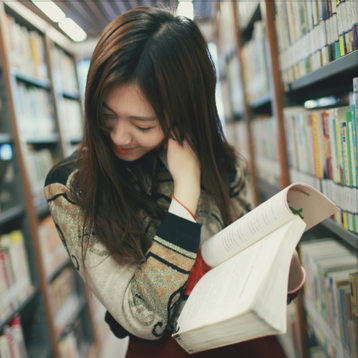
#> input picture PILExercise/girl.png, 358 x 358 px
$ python PILDemo02.py
#> lines starting #> are read from the running program, lines starting #| are printed output that depends on the picture
#!/usr/bin/env python3
# -*- coding: utf-8 -*-

from PIL import Image, ImageFilter

image = Image.open('girl.png', mode='r')
#> image is the input picture: PIL image 358x358 RGBA; mean R, G, B, A 127, 124.7, 112.4, 255
# 模糊化
image2 = image.filter(ImageFilter.BLUR)
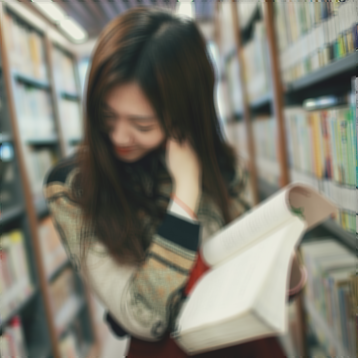
#> image2: PIL image 358x358 RGBA; mean R, G, B, A 127, 124.7, 112.4, 255
image2.save('girl_blur.jpg', 'jpeg')
